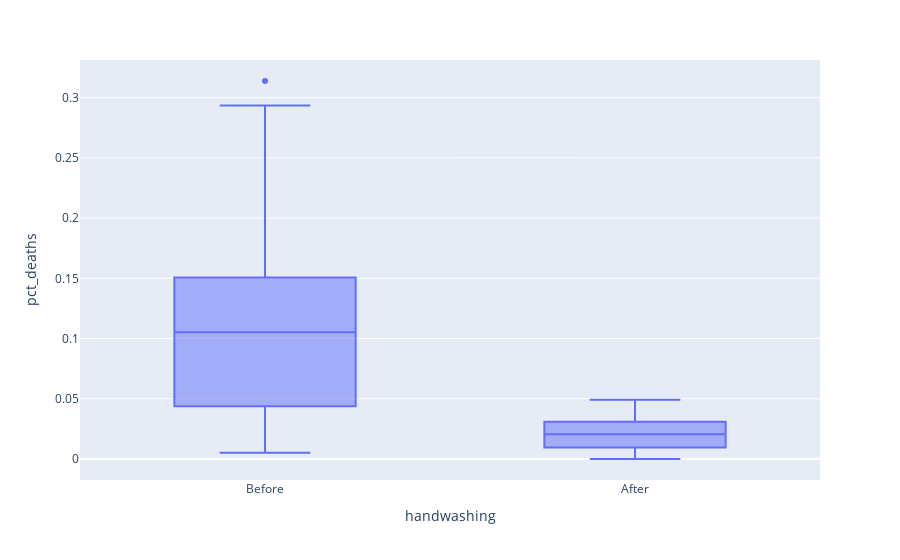

Source (notebook cell):
### Code cell
handwashing_boxplot = px.box(df_monthly,
                             x="handwashing",
                             y="pct_deaths"
                            )
handwashing_boxplot.show()

### Figure 1 — Plotly figure (JSON) as saved in the notebook; plotly's stock layout.template omitted (floating-point values rounded to 4 significant figures)
{"data": [{"alignmentgroup": "True", "hovertemplate": "handwashing=%{x}<br>pct_deaths=%{y}<extra></extra>", "legendgroup": "", "marker": {"color": "#636efa"}, "name": "", "notched": false, "offsetgroup": "", "orientation": "v", "showlegend": false, "type": "box", "x": ["Before", "Before", "Before", "Before", "Before", "Before", "Before", "Before", "Before", "Before", "Before", "Before", "Before", "Before", "Before", "Before", "Before", "Before", "Before", "Before", "Before", "Before", "Before", "Before", "Before", "Before", "Before", "Before", "Before", "Before", "Before", "Before", "Before", "Before", "Before", "Before", "Before", "Before", "Before", "Before", "Before", "Before", "Before", "Before", "Before", "Before", "Before", "Before", "Before", "Before", "Before", "Before", "Before", "Before", "Before", "Before", "Before", "Before", "Before", "Before", "Before", "Before", "Before", "Before", "Before", "Before", "Before", "Before", "Before", "Before", "Before", "Before", "Before", "Before", "Before", "Before", "After", "After", "After", "After", "After", "After", "After", "After", "After", "After", "After", "After", "After", "After", "After", "After", "After", "After", "After", "After", "After", "After"], "x0": " ", "xaxis": "x", "y": [0.1457, 0.07531, 0.04332, 0.01569, 0.007843, 0.05, 0.08421, 0.01351, 0.01878, 0.1102, 0.2255, 0.2085, 0.1222, 0.1023, 0.1074, 0.03226, 0.06593, 0.2078, 0.2546, 0.1839, 0.2934, 0.2297, 0.3138, 0.1912, 0.1597, 0.1241, 0.1193, 0.06098, 0.04082, 0.005236, 0.01554, 0.02262, 0.176, 0.07143, 0.08051, 0.1516, 0.1128, 0.1703, 0.1731, 0.05833, 0.02679, 0.04369, 0.0632, 0.01224, 0.03226, 0.1102, 0.1055, 0.07591, 0.04745, 0.04452, 0.04231, 0.04392, 0.07143, 0.06122, 0.03586, 0.1055, 0.1484, 0.1094, 0.1049, 0.1339, 0.1809, 0.1543, 0.1897, 0.1344, 0.1015, 0.131, 0.1806, 0.1439, 0.1496, 0.1077, 0.05369, 0.03215, 0.01923, 0.03607, 0.1827, 0.1224, 0.02239, 0.012, 0.01894, 0.0458, 0.03957, 0.04472, 0.0293, 0.03534, 0.006873, 0, 0.006557, 0.009585, 0.01136, 0.003717, 0, 0.009615, 0.02341, 0.02903, 0.0134, 0.02233, 0.03085, 0.04926], "y0": " ", "yaxis": "y"}], "layout": {"boxmode": "group", "legend": {"tracegroupgap": 0}, "margin": {"t": 60}, "xaxis": {"anchor": "y", "domain": [0, 1], "title": {"text": "handwashing"}}, "yaxis": {"anchor": "x", "domain": [0, 1], "title": {"text": "pct_deaths"}}}}
